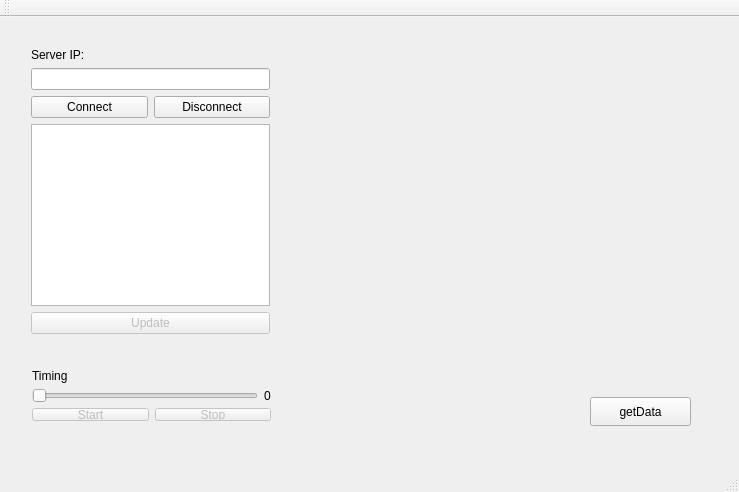
<?xml version="1.0" encoding="UTF-8"?>
<ui version="4.0">
 <class>MainWindow</class>
 <widget class="QMainWindow" name="MainWindow">
  <property name="geometry">
   <rect>
    <x>0</x>
    <y>0</y>
    <width>739</width>
    <height>492</height>
   </rect>
  </property>
  <property name="windowTitle">
   <string>MainWindow</string>
  </property>
  <widget class="QWidget" name="centralWidget">
   <widget class="QPushButton" name="pushButtonGet">
    <property name="geometry">
     <rect>
      <x>590</x>
      <y>380</y>
      <width>101</width>
      <height>29</height>
     </rect>
    </property>
    <property name="text">
     <string>getData</string>
    </property>
   </widget>
   <widget class="QWidget" name="">
    <property name="geometry">
     <rect>
      <x>20</x>
      <y>20</y>
      <width>261</width>
      <height>308</height>
     </rect>
    </property>
    <layout class="QVBoxLayout" name="verticalLayout">
     <item>
      <widget class="QLabel" name="labelIp">
       <property name="text">
        <string>Server IP:</string>
       </property>
      </widget>
     </item>
     <item>
      <widget class="QLineEdit" name="editIpAddr"/>
     </item>
     <item>
      <layout class="QHBoxLayout" name="horizontalLayout">
       <item>
        <widget class="QPushButton" name="buttonConnect">
         <property name="text">
          <string>Connect</string>
         </property>
        </widget>
       </item>
       <item>
        <widget class="QPushButton" name="buttonDisconnet">
         <property name="text">
          <string>Disconnect</string>
         </property>
        </widget>
       </item>
      </layout>
     </item>
     <item>
      <widget class="QListWidget" name="listIps"/>
     </item>
     <item>
      <widget class="QPushButton" name="buttonUpdate">
       <property name="enabled">
        <bool>false</bool>
       </property>
       <property name="text">
        <string>Update</string>
       </property>
      </widget>
     </item>
    </layout>
   </widget>
   <widget class="QWidget" name="">
    <property name="geometry">
     <rect>
      <x>21</x>
      <y>341</y>
      <width>261</width>
      <height>74</height>
     </rect>
    </property>
    <layout class="QVBoxLayout" name="verticalLayout_2">
     <item>
      <widget class="QLabel" name="labelTimingDesc">
       <property name="text">
        <string>Timing</string>
       </property>
      </widget>
     </item>
     <item>
      <layout class="QHBoxLayout" name="horizontalLayout_3">
       <item>
        <widget class="QSlider" name="sliderTiming">
         <property name="enabled">
          <bool>false</bool>
         </property>
         <property name="maximum">
          <number>100</number>
         </property>
         <property name="orientation">
          <enum>Qt::Horizontal</enum>
         </property>
        </widget>
       </item>
       <item>
        <widget class="QLabel" name="labelTiming">
         <property name="text">
          <string>0</string>
         </property>
        </widget>
       </item>
      </layout>
     </item>
     <item>
      <layout class="QHBoxLayout" name="horizontalLayout_2">
       <item>
        <widget class="QPushButton" name="buttonStart">
         <property name="enabled">
          <bool>false</bool>
         </property>
         <property name="text">
          <string>Start</string>
         </property>
        </widget>
       </item>
       <item>
        <widget class="QPushButton" name="buttonStop">
         <property name="enabled">
          <bool>false</bool>
         </property>
         <property name="text">
          <string>Stop</string>
         </property>
        </widget>
       </item>
      </layout>
     </item>
    </layout>
   </widget>
  </widget>
  <widget class="QMenuBar" name="menuBar">
   <property name="geometry">
    <rect>
     <x>0</x>
     <y>0</y>
     <width>739</width>
     <height>21</height>
    </rect>
   </property>
  </widget>
  <widget class="QToolBar" name="mainToolBar">
   <attribute name="toolBarArea">
    <enum>TopToolBarArea</enum>
   </attribute>
   <attribute name="toolBarBreak">
    <bool>false</bool>
   </attribute>
  </widget>
  <widget class="QStatusBar" name="statusBar"/>
 </widget>
 <layoutdefault spacing="6" margin="11"/>
 <resources/>
 <connections>
  <connection>
   <sender>sliderTiming</sender>
   <signal>valueChanged(int)</signal>
   <receiver>labelTiming</receiver>
   <slot>setNum(int)</slot>
   <hints>
    <hint type="sourcelabel">
     <x>235</x>
     <y>406</y>
    </hint>
    <hint type="destinationlabel">
     <x>274</x>
     <y>413</y>
    </hint>
   </hints>
  </connection>
 </connections>
</ui>
